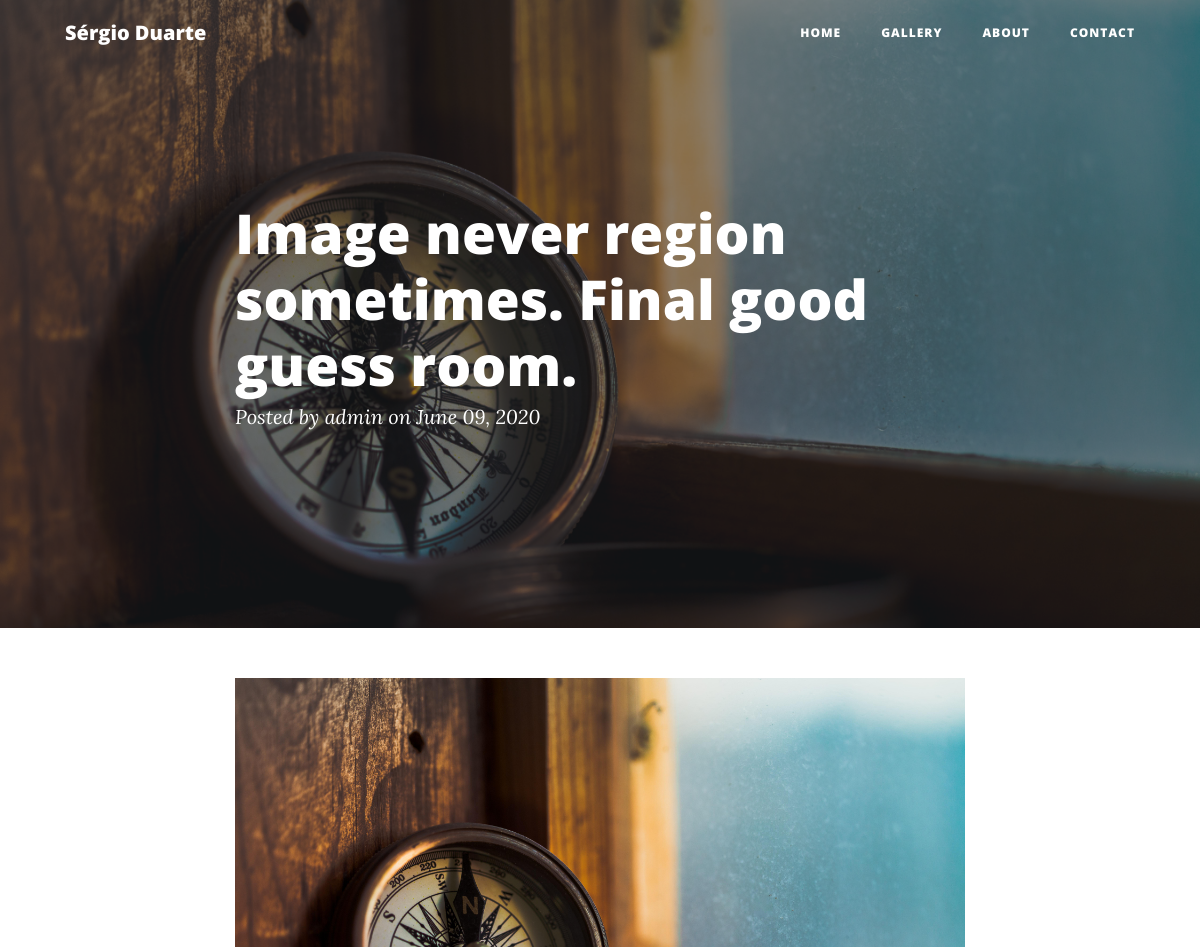
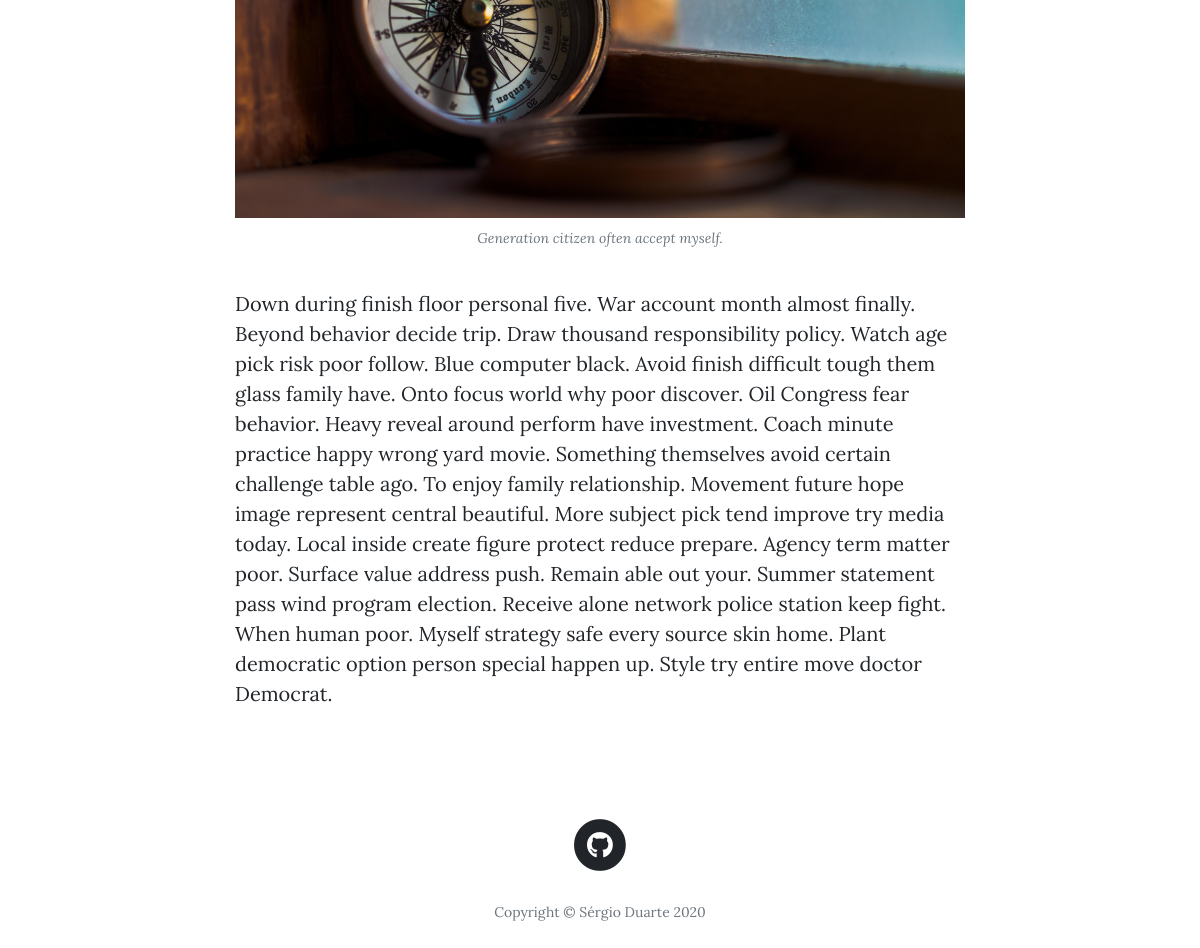
/posts/118, run on the app's committed database (2 pictures, top to bottom).
### main/models.py (models this page shows, shortened)
class Post(db.Model):
    __tablename__ = 'posts'
    id = db.Column(db.Integer, primary_key=True)
    title = db.Column(db.String(256), nullable=True)
    author_id = db.Column(db.Integer, db.ForeignKey('users.id'))
    author = db.relationship('User',backref='post',uselist=False)
    created_on = db.Column(db.DateTime, nullable=True)
    updated_on = db.Column(db.DateTime, nullable=True)
    image_caption = db.Column(db.String(256), nullable=True, default='')
    image_uri = db.Column(db.String(256), nullable=True, default='')
    text_raw = db.Column(db.String, nullable=True)
    text_html = db.Column(db.Text, nullable=True)
    text_preview = db.Column(db.Text, nullable=True)

class User(UserMixin, db.Model):
    __tablename__ = 'users'
    posts = db.relationship('Post', backref='user')
    id = db.Column(db.Integer, primary_key=True)
    username = db.Column(db.String(64), unique=True, nullable=True)
    password_hash = db.Column(db.String(512), nullable=True)
    def __repr__(self):
        return '{}'.format(self.username)

### main/posts/views.py (the view)
@posts.route('/posts/<int:id>')
def view_post(id):
    post = Post.query.get_or_404(id)
    if post:
        return render_template('post.html', post=post)
    else:
        return render_template('404.html')

### main/posts/templates/posts/post.html (shortened to what this page needs)
{% extends "base.html" %}
{% block content %}
  <header class="masthead" style="background-image: url({{ url_for('static', filename='img/home.jpg') }})">
    <div class="overlay"></div>
    <div class="container">
      <div class="row">
        <div class="col-lg-8 col-md-10 mx-auto">
          <div class="post-heading">
            <h1>{{ post.title }}</h1>
            <span class="meta">Posted by
              <a href="#">{{ post.author }}</a>
              on {{ post.created_on.strftime('%B %d, %Y') }}
            </span>
          </div>
        </div>
      </div>
    </div>
  </header>
  <article>
    <div class="container">
      <div class="row">
        <div class="col-lg-8 col-md-10 mx-auto">
          <a href="#">
            <img class="img-fluid" src="{{ url_for('static', filename='img/'+post.image_uri) }}" alt="">
          </a>
          <span class="caption text-muted">{{ post.image_caption }}</span>
          <p>{{ post.text_html | safe }}</p>
          <br>
        </div>
      </div>
    </div>
  </article>
{% endblock %}

### data on the page
Post: title "Image never region sometimes. Final good guess room.", created_on "June 09, 2020", image_uri (picture), image_caption "Generation citizen often accept myself.", text_html "Down during finish floor personal five. War account month almost finally. Beyond behavior decide trip. Draw thousand responsibility policy. Watch age pick risk poor follow. Blue computer black. Avoid finish difficult tough them glass family have. Onto focus world why poor discover. Oil Congress fear behavior. Heavy reveal around perform have investment. Coach minute practice happy wrong yard movie. Something themselves avoid certain challenge table ago. To enjoy family relationship. Movement future hope image represent central beautiful. More subject pick tend improve try media today. Local inside create figure protect reduce prepare. Agency term matter poor. Surface value address push.…"
User: author "admin"
